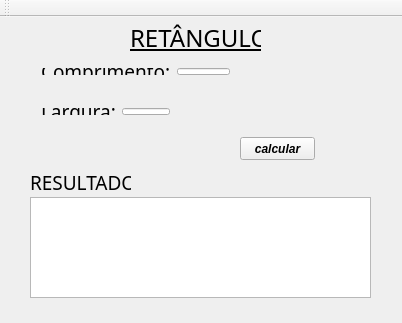
<?xml version="1.0" encoding="UTF-8"?>
<ui version="4.0">
 <class>MainWindow</class>
 <widget class="QMainWindow" name="MainWindow">
  <property name="geometry">
   <rect>
    <x>0</x>
    <y>0</y>
    <width>402</width>
    <height>323</height>
   </rect>
  </property>
  <property name="windowTitle">
   <string>PROJETO RETANGULO</string>
  </property>
  <widget class="QWidget" name="centralWidget">
   <widget class="QLabel" name="label">
    <property name="geometry">
     <rect>
      <x>130</x>
      <y>0</y>
      <width>131</width>
      <height>41</height>
     </rect>
    </property>
    <property name="font">
     <font>
      <family>Indie Flower</family>
      <pointsize>18</pointsize>
      <underline>true</underline>
     </font>
    </property>
    <property name="text">
     <string>RETÂNGULO</string>
    </property>
   </widget>
   <widget class="QLabel" name="label_4">
    <property name="geometry">
     <rect>
      <x>30</x>
      <y>150</y>
      <width>101</width>
      <height>31</height>
     </rect>
    </property>
    <property name="font">
     <font>
      <family>Indie Flower</family>
      <pointsize>14</pointsize>
     </font>
    </property>
    <property name="text">
     <string>RESULTADO</string>
    </property>
   </widget>
   <widget class="QTextEdit" name="textEditResultado">
    <property name="geometry">
     <rect>
      <x>30</x>
      <y>180</y>
      <width>341</width>
      <height>101</height>
     </rect>
    </property>
   </widget>
   <widget class="QPushButton" name="pushButton">
    <property name="geometry">
     <rect>
      <x>240</x>
      <y>120</y>
      <width>75</width>
      <height>23</height>
     </rect>
    </property>
    <property name="font">
     <font>
      <family>Arial</family>
      <pointsize>9</pointsize>
      <weight>75</weight>
      <italic>true</italic>
      <bold>true</bold>
     </font>
    </property>
    <property name="text">
     <string>calcular</string>
    </property>
   </widget>
   <widget class="QWidget" name="">
    <property name="geometry">
     <rect>
      <x>30</x>
      <y>40</y>
      <width>211</width>
      <height>29</height>
     </rect>
    </property>
    <layout class="QHBoxLayout" name="horizontalLayout">
     <item>
      <widget class="QLabel" name="label_2">
       <property name="font">
        <font>
         <family>Indie Flower</family>
         <pointsize>14</pointsize>
        </font>
       </property>
       <property name="text">
        <string>Comprimento:</string>
       </property>
      </widget>
     </item>
     <item>
      <widget class="QLineEdit" name="lineEditComprimento"/>
     </item>
    </layout>
   </widget>
   <widget class="QWidget" name="">
    <property name="geometry">
     <rect>
      <x>30</x>
      <y>80</y>
      <width>151</width>
      <height>29</height>
     </rect>
    </property>
    <layout class="QHBoxLayout" name="horizontalLayout_2">
     <item>
      <widget class="QLabel" name="label_3">
       <property name="font">
        <font>
         <family>Indie Flower</family>
         <pointsize>14</pointsize>
        </font>
       </property>
       <property name="text">
        <string>Largura:</string>
       </property>
      </widget>
     </item>
     <item>
      <widget class="QLineEdit" name="lineEditLargura"/>
     </item>
    </layout>
   </widget>
  </widget>
  <widget class="QMenuBar" name="menuBar">
   <property name="geometry">
    <rect>
     <x>0</x>
     <y>0</y>
     <width>402</width>
     <height>21</height>
    </rect>
   </property>
  </widget>
  <widget class="QToolBar" name="mainToolBar">
   <attribute name="toolBarArea">
    <enum>TopToolBarArea</enum>
   </attribute>
   <attribute name="toolBarBreak">
    <bool>false</bool>
   </attribute>
  </widget>
 </widget>
 <layoutdefault spacing="6" margin="11"/>
 <resources/>
 <connections/>
</ui>
